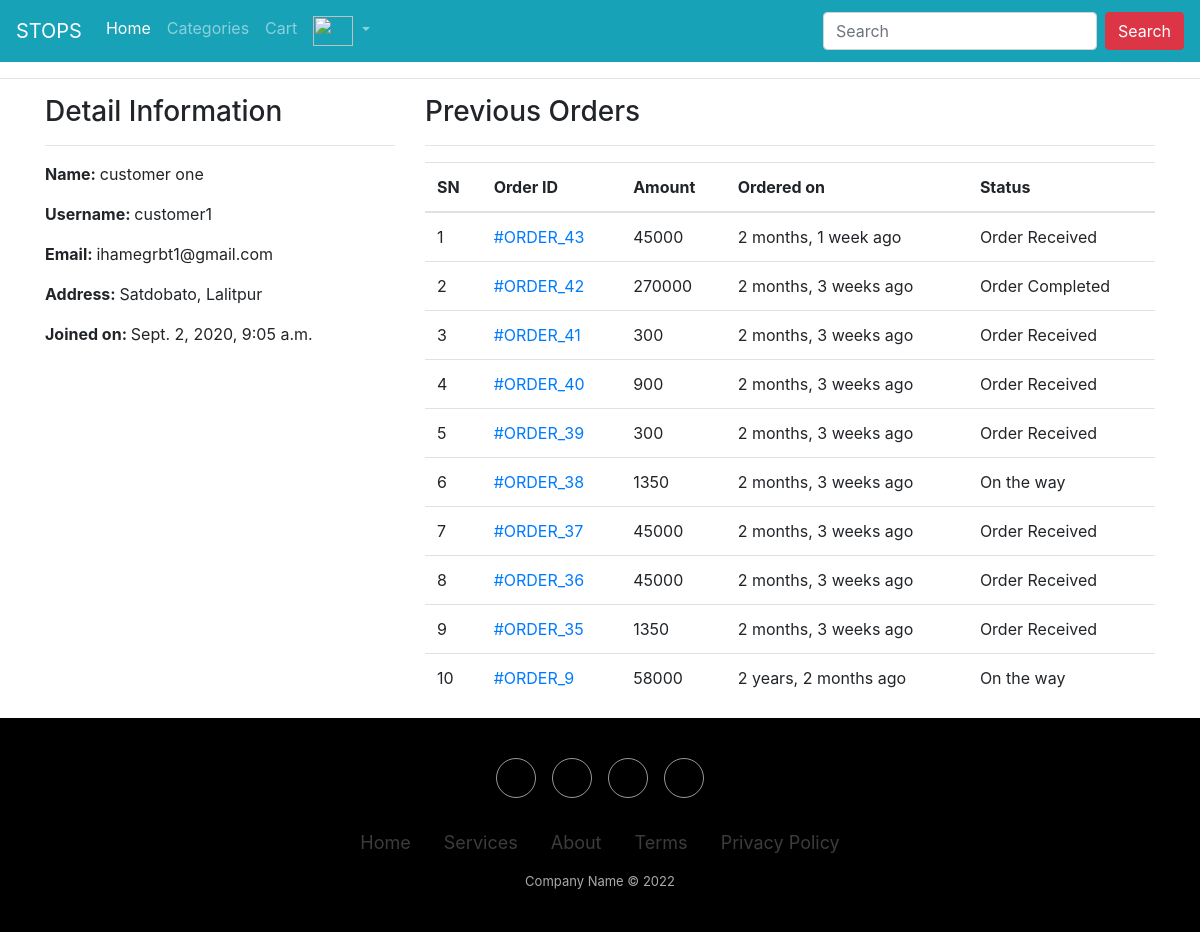
Before: /profile/ (signed in) with the older database file.
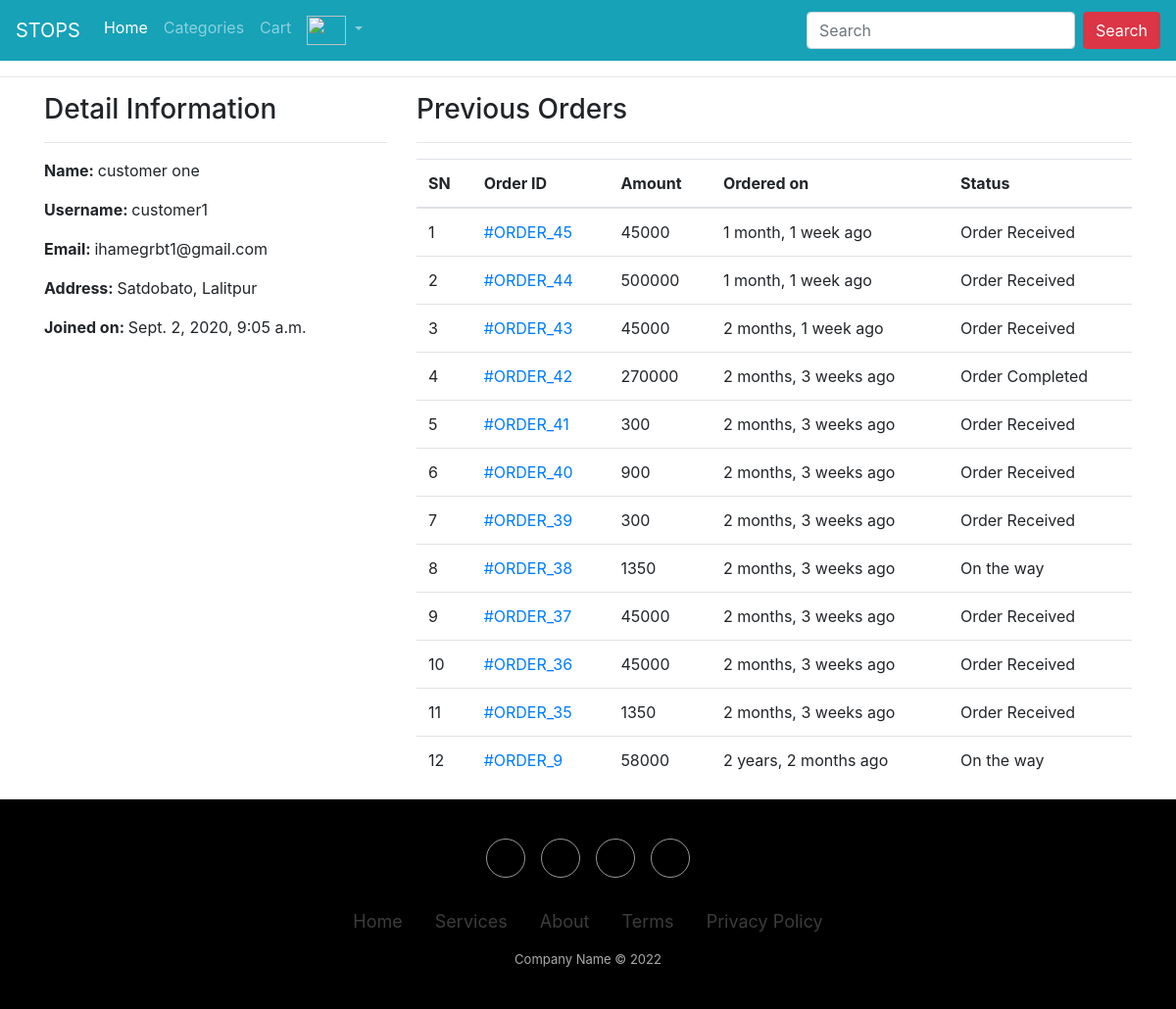
After: the same page with the newer database file.
### ecomapp/models.py (models this page shows, shortened)
class Order(models.Model):
    cart = models.OneToOneField(Cart, on_delete=models.CASCADE)
    ordered_by = models.CharField(max_length=200)
    shipping_address = models.CharField(max_length=200)
    mobile = models.CharField(max_length=10)
    email = models.EmailField(null=True, blank=True)
    subtotal = models.PositiveIntegerField()
    discount = models.PositiveIntegerField()
    total = models.PositiveIntegerField()
    order_status = models.CharField(max_length=50, choices=ORDER_STATUS)
    created_at = models.DateTimeField(auto_now_add=True)
    payment_method = models.CharField(
        max_length=20, choices=METHOD, default="Cash On Delivery")
    payment_completed = models.BooleanField(
        default=False, null=True, blank=True)

### ecomapp/views.py (the view)
# urls.py: path("profile/", CustomerProfileView.as_view(), name="customerprofile"),
class CustomerProfileView(TemplateView):
    template_name = "customerprofile.html"
    def dispatch(self, request, *args, **kwargs):
        if request.user.is_authenticated and Customer.objects.filter(user=request.user).exists():
            pass
        else:
            return redirect("/login/?next=/profile/")
        return super().dispatch(request, *args, **kwargs)
    def get_context_data(self, **kwargs):
        context = super().get_context_data(**kwargs)
        customer = self.request.user.customer
        context['customer'] = customer
        orders = Order.objects.filter(cart__customer=customer).order_by("-id")
        context["orders"] = orders
        return context

### templates/customerprofile.html (shortened to what this page needs)
{% extends 'base1.html' %}
{% block content %}
<div class="container">
    <div class="row">
        <div class="col-md-4">
            <h3>Detail Information</h3><hr>
            <p><span class="font-weight-bold">Name: </span> {{customer.full_name}}</p>
            <p><span class="font-weight-bold">Username: </span> {{customer.user.username}}</p>
            <p><span class="font-weight-bold">Email: </span> {{customer.user.email}}</p>
            <p><span class="font-weight-bold">Address: </span> {{customer.address}}</p>
            <p><span class="font-weight-bold">Joined on: </span> {{customer.joined_on}}</p>
        </div>
        <div class="col-md-8">
            <h3>Previous Orders</h3>
            <hr>
            <table class="table">
                <thead>
                    <tr>
                        <th>SN</th>
                        <th>Order ID</th>
                        <th>Amount</th>
                        <th>Ordered on</th>
                        <th>Status</th>
                    </tr>
                </thead>
                <tbody>
                    {% for ord in orders %}
                    <tr>
                        <td>{{forloop.counter}}</td>
                        <td><a href="{% url 'ecomapp:customerorderdetail' ord.pk %}"> #ORDER_{{ord.id}}</a></td>
                        <td>{{ord.total}}</td>
                        <td>{{ord.created_at|timesince}} ago</td>
                        <td>{{ord.order_status}}</td>
                    </tr>
                    {% endfor %}
                </tbody>
            </table>
        </div>
    </div>
</div>
{% endblock %}

Changed rows visible on the page:
added Order: id "45", total "45000", created_at "1 month, 1 week", order_status "Order Received"
added Order: id "44", total "500000", created_at "1 month, 1 week", order_status "Order Received"
